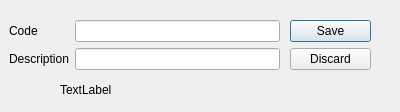
<?xml version="1.0" encoding="UTF-8"?>
<ui version="4.0">
 <class>DbSub</class>
 <widget class="QDialog" name="DbSub">
  <property name="geometry">
   <rect>
    <x>0</x>
    <y>0</y>
    <width>400</width>
    <height>112</height>
   </rect>
  </property>
  <property name="windowTitle">
   <string>Dialog</string>
  </property>
  <widget class="QDialogButtonBox" name="FBtn">
   <property name="geometry">
    <rect>
     <x>290</x>
     <y>20</y>
     <width>81</width>
     <height>241</height>
    </rect>
   </property>
   <property name="orientation">
    <enum>Qt::Vertical</enum>
   </property>
   <property name="standardButtons">
    <set>QDialogButtonBox::Discard|QDialogButtonBox::Save</set>
   </property>
  </widget>
  <widget class="QWidget" name="formLayoutWidget">
   <property name="geometry">
    <rect>
     <x>9</x>
     <y>9</y>
     <width>271</width>
     <height>71</height>
    </rect>
   </property>
   <layout class="QFormLayout" name="formLayout">
    <property name="formAlignment">
     <set>Qt::AlignCenter</set>
    </property>
    <property name="horizontalSpacing">
     <number>6</number>
    </property>
    <property name="verticalSpacing">
     <number>6</number>
    </property>
    <item row="0" column="0">
     <widget class="QLabel" name="CodeLbl">
      <property name="text">
       <string>Code</string>
      </property>
     </widget>
    </item>
    <item row="0" column="1">
     <widget class="QLineEdit" name="CodeIn"/>
    </item>
    <item row="1" column="0">
     <widget class="QLabel" name="DescLbl">
      <property name="text">
       <string>Description</string>
      </property>
     </widget>
    </item>
    <item row="1" column="1">
     <widget class="QLineEdit" name="DescIn"/>
    </item>
   </layout>
  </widget>
  <widget class="QLabel" name="ResCom">
   <property name="geometry">
    <rect>
     <x>60</x>
     <y>80</y>
     <width>221</width>
     <height>20</height>
    </rect>
   </property>
   <property name="text">
    <string>TextLabel</string>
   </property>
  </widget>
 </widget>
 <resources/>
 <connections>
  <connection>
   <sender>FBtn</sender>
   <signal>accepted()</signal>
   <receiver>DbSub</receiver>
   <slot>accept()</slot>
   <hints>
    <hint type="sourcelabel">
     <x>248</x>
     <y>254</y>
    </hint>
    <hint type="destinationlabel">
     <x>157</x>
     <y>274</y>
    </hint>
   </hints>
  </connection>
  <connection>
   <sender>FBtn</sender>
   <signal>rejected()</signal>
   <receiver>DbSub</receiver>
   <slot>reject()</slot>
   <hints>
    <hint type="sourcelabel">
     <x>316</x>
     <y>260</y>
    </hint>
    <hint type="destinationlabel">
     <x>286</x>
     <y>274</y>
    </hint>
   </hints>
  </connection>
 </connections>
</ui>
